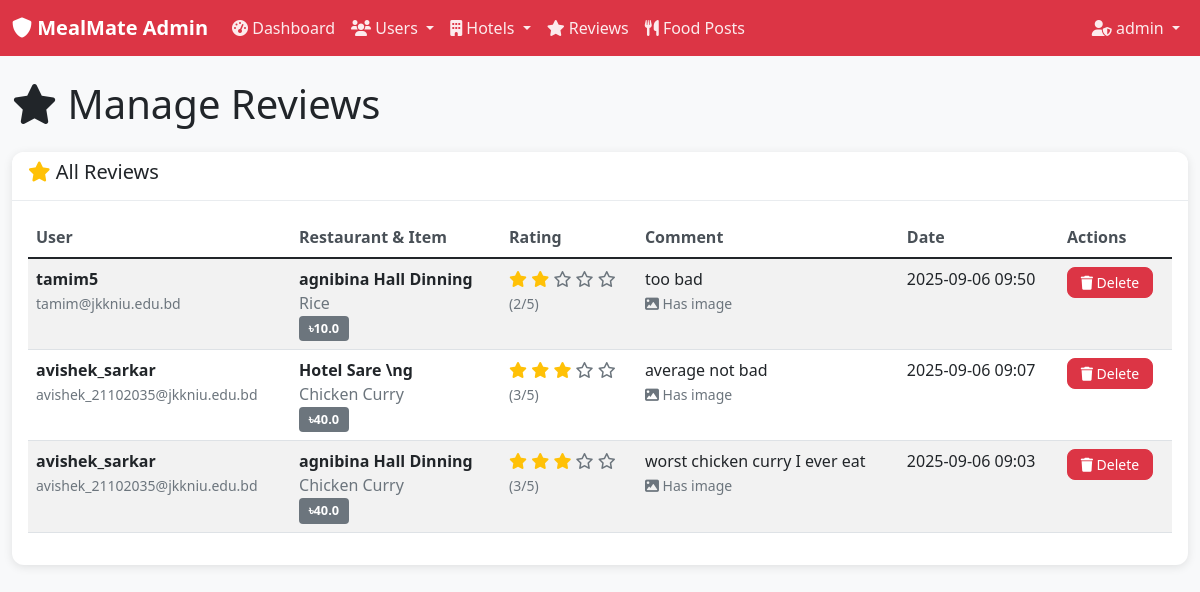
Page /admin/reviews (signed in) on the committed database.
### models.py (models this page shows, shortened)
class Admin(db.Model):
    __tablename__ = 'admins'
    id = db.Column(db.Integer, primary_key=True)
    username = db.Column(db.String(80), unique=True, nullable=False)
    email = db.Column(db.String(120), unique=True, nullable=False)
    password_hash = db.Column(db.String(255), nullable=False)
    created_at = db.Column(db.DateTime, default=datetime.utcnow)
    is_active = db.Column(db.Boolean, default=True)
    is_super_admin = db.Column(db.Boolean, default=False)

class Review(db.Model):
    __tablename__ = 'reviews'
    id = db.Column(db.Integer, primary_key=True)
    user_id = db.Column(db.Integer, db.ForeignKey('users.id'), nullable=False)
    menu_item_id = db.Column(db.Integer, db.ForeignKey('menu_items.id'), nullable=False)
    rating = db.Column(db.Integer, nullable=False)  # 1-5 stars
    comment = db.Column(db.Text, nullable=True)
    image_url = db.Column(db.String(255), nullable=True)
    created_at = db.Column(db.DateTime, default=datetime.utcnow)
    expires_at = db.Column(db.DateTime, default=lambda: datetime.utcnow() + timedelta(hours=24))
    __table_args__ = (
        db.CheckConstraint('rating >= 1 AND rating <= 5', name='valid_rating'),
        db.UniqueConstraint('user_id', 'menu_item_id', name='unique_user_review'),
    )

class User(db.Model):
    __tablename__ = 'users'
    id = db.Column(db.Integer, primary_key=True)
    username = db.Column(db.String(80), unique=True, nullable=False)
    reg_number = db.Column(db.String(20), unique=True, nullable=False)
    email = db.Column(db.String(120), unique=True, nullable=False)
    password_hash = db.Column(db.String(255), nullable=False)
    created_at = db.Column(db.DateTime, default=datetime.utcnow)
    is_active = db.Column(db.Boolean, default=True)
    is_approved = db.Column(db.Boolean, default=False)  # Admin approval required
    approved_by = db.Column(db.Integer, db.ForeignKey('admins.id'), nullable=True)
    approved_at = db.Column(db.DateTime, nullable=True)
    reviews = db.relationship('Review', backref='user', lazy=True, cascade='all, delete-orphan')
    food_posts = db.relationship('StudentFoodPost', backref='user', lazy=True, cascade='all, delete-orphan')

class HotelOwner(db.Model):
    __tablename__ = 'hotel_owners'
    id = db.Column(db.Integer, primary_key=True)
    username = db.Column(db.String(80), unique=True, nullable=False)
    email = db.Column(db.String(120), unique=True, nullable=False)
    password_hash = db.Column(db.String(255), nullable=False)
    hotel_name = db.Column(db.String(100), nullable=False)
    hotel_address = db.Column(db.Text, nullable=False)
    contact_number = db.Column(db.String(15), nullable=False)
    license_number = db.Column(db.String(50), nullable=True)
    is_verified = db.Column(db.Boolean, default=False)
    is_approved = db.Column(db.Boolean, default=False)  # Admin approval required
    approved_by = db.Column(db.Integer, db.ForeignKey('admins.id'), nullable=True)
    approved_at = db.Column(db.DateTime, nullable=True)
    created_at = db.Column(db.DateTime, default=datetime.utcnow)
    is_active = db.Column(db.Boolean, default=True)
    menu_items = db.relationship('MenuItem', backref='hotel_owner', lazy=True, cascade='all, delete-orphan')

class MenuItem(db.Model):
    __tablename__ = 'menu_items'
    id = db.Column(db.Integer, primary_key=True)
    hotel_owner_id = db.Column(db.Integer, db.ForeignKey('hotel_owners.id'), nullable=False)
    item_name = db.Column(db.String(100), nullable=False)
    description = db.Column(db.Text, nullable=True)
    price = db.Column(db.Float, nullable=False)
    category = db.Column(db.String(50), nullable=False)  # breakfast, lunch, dinner, snacks
    image_url = db.Column(db.String(255), nullable=True)
    is_available = db.Column(db.Boolean, default=True)
    created_at = db.Column(db.DateTime, default=datetime.utcnow)
    expires_at = db.Column(db.DateTime, default=lambda: datetime.utcnow() + timedelta(hours=24))
    reviews = db.relationship('Review', backref='menu_item', lazy=True, cascade='all, delete-orphan')

### app.py (the view)
    @app.route('/admin/reviews')
    def admin_reviews():
        if not require_admin_login():
            return redirect(url_for('admin_login'))
        reviews = Review.query.order_by(Review.created_at.desc()).all()
        return render_template('admin/reviews.html', reviews=reviews, current_admin=get_current_admin())

### templates/admin/reviews.html (shortened to what this page needs)
{% extends "admin/base.html" %}
{% block content %}
<div class="row">
    <div class="col-12">
        <h1 class="mb-4">
            <i class="fas fa-star"></i> Manage Reviews
        </h1>
    </div>
</div>
<div class="row">
    <div class="col-12">
        <div class="card">
            <div class="card-header">
                <h5><i class="fas fa-star text-warning"></i> All Reviews</h5>
            </div>
            <div class="card-body">
                {% if reviews %}
                <div class="table-responsive">
                    <table class="table table-striped">
                        <thead>
                            <tr>
                                <th>User</th>
                                <th>Restaurant & Item</th>
                                <th>Rating</th>
                                <th>Comment</th>
                                <th>Date</th>
                                <th>Actions</th>
                            </tr>
                        </thead>
                        <tbody>
                            {% for review in reviews %}
                            <tr id="review-{{ review.id }}">
                                <td>
                                    <strong>{{ review.user.username }}</strong><br>
                                    <small class="text-muted">{{ review.user.email }}</small>
                                </td>
                                <td>
                                    <strong>{{ review.menu_item.hotel_owner.hotel_name }}</strong><br>
                                    <span class="text-muted">{{ review.menu_item.item_name }}</span><br>
                                    <span class="badge bg-secondary">৳{{ review.menu_item.price }}</span>
                                </td>
                                <td>
                                    <div class="rating">
                                        {% for i in range(1, 6) %}
                                            {% if i <= review.rating %}
                                                <i class="fas fa-star text-warning"></i>
                                            {% else %}
                                                <i class="far fa-star text-muted"></i>
                                            {% endif %}
                                        {% endfor %}
                                        <br>
                                        <small class="text-muted">({{ review.rating }}/5)</small>
                                    </div>
                                </td>
                                <td>
                                    <div class="comment-preview">
                                        {% if review.comment|length > 100 %}
                                            {{ review.comment[:100] }}...
                                        {% else %}
                                            {{ review.comment }}
                                        {% endif %}
                                        {% if review.image_url %}
                                            <br><small class="text-muted"><i class="fas fa-image"></i> Has image</small>
                                        {% endif %}
                                    </div>
                                </td>
                                <td>{{ review.created_at.strftime('%Y-%m-%d %H:%M') }}</td>
                                <td>
                                    <button class="btn btn-danger btn-sm"
                                            onclick="deleteReview({{ review.id }}, '{{ review.user.username }}')">
                                        <i class="fas fa-trash"></i> Delete
                                    </button>
                                </td>
                            </tr>
                            {% endfor %}
                        </tbody>
                    </table>
                </div>
                {% else %}
                <div class="text-center py-5">
                    <i class="fas fa-star fa-3x text-muted mb-3"></i>
                    <h5 class="text-muted">No reviews found</h5>
                    <p class="text-muted">No reviews have been posted yet.</p>
                </div>
                {% endif %}
            </div>
        </div>
    </div>
</div>
{% endblock %}

### templates/admin/base.html (shortened to what this page needs)
<!DOCTYPE html>
<html lang="en">
<head>
    <link href="https://cdn.jsdelivr.net/npm/bootstrap@5.1.3/dist/css/bootstrap.min.css" rel="stylesheet">
    <link rel="stylesheet" href="https://cdnjs.cloudflare.com/ajax/libs/font-awesome/6.0.0/css/all.min.css">
    <link rel="stylesheet" href="{{ url_for('static', filename='css/admin.css') }}">
</head>
<body>
    <nav class="navbar navbar-expand-lg navbar-dark bg-danger">
        <div class="container-fluid">
            <a class="navbar-brand" href="{{ url_for('admin_dashboard') }}">
                <i class="fas fa-shield-alt"></i> MealMate Admin
            </a>
            <div class="collapse navbar-collapse" id="adminNavbar">
                <ul class="navbar-nav me-auto">
                    <li class="nav-item">
                        <a class="nav-link" href="{{ url_for('admin_dashboard') }}">
                            <i class="fas fa-tachometer-alt"></i> Dashboard
                        </a>
                    </li>
                    <li class="nav-item dropdown">
                        <a class="nav-link dropdown-toggle" href="#" id="usersDropdown" role="button" data-bs-toggle="dropdown">
                            <i class="fas fa-users"></i> Users
                        </a>
                    </li>
                    <li class="nav-item dropdown">
                        <a class="nav-link dropdown-toggle" href="#" id="hotelsDropdown" role="button" data-bs-toggle="dropdown">
                            <i class="fas fa-building"></i> Hotels
                        </a>
                    </li>
                    <li class="nav-item">
                        <a class="nav-link" href="{{ url_for('admin_reviews') }}">
                            <i class="fas fa-star"></i> Reviews
                        </a>
                    </li>
                    <li class="nav-item">
                        <a class="nav-link" href="{{ url_for('admin_food_posts') }}">
                            <i class="fas fa-utensils"></i> Food Posts
                        </a>
                    </li>
                </ul>
                <ul class="navbar-nav">
                    <li class="nav-item dropdown">
                        <a class="nav-link dropdown-toggle" href="#" id="adminDropdown" role="button" data-bs-toggle="dropdown">
                            <i class="fas fa-user-shield"></i>
                            {% if current_admin %}{{ current_admin.username }}{% else %}Admin{% endif %}
                        </a>
                    </li>
                </ul>
            </div>
        </div>
    </nav>
    <div class="container-fluid mt-4">
        {% block content %}{% endblock %}
    </div>
</body>
</html>

### static/css/admin.css (style rules this page uses)
body { background-color: #f8f9fa; }
.navbar-brand { font-weight: bold; }
.navbar-nav .nav-link { font-weight: 500; color: rgba(255, 255, 255, 0.9) !important; }
.card { border: none; border-radius: 12px; box-shadow: 0 2px 10px rgba(0, 0, 0, 0.1); margin-bottom: 1.5rem; }
.card-header { background-color: white; border-bottom: 1px solid #e9ecef; border-radius: 12px 12px 0 0 !important; font-weight: 600; }
.table th { font-weight: 600; color: #495057; border-top: none; }
.badge { font-size: 0.8rem; padding: 0.4rem 0.6rem; }
.btn { border-radius: 8px; font-weight: 500; }
.btn-sm { padding: 0.25rem 0.8rem; font-size: 0.875rem; }
.table-responsive { border-radius: 8px; }
.badge.bg-secondary { background-color: #6c757d !important; }

### rows in the picture
Admin: username "admin"
Review: user.username "tamim5", user.email "tamim@jkkniu.edu.bd", menu_item.hotel_owner.hotel_name "agnibina Hall Dinning", menu_item.item_name "Rice", menu_item.price "10.0", rating "2", comment "too bad", shows "Has image", created_at "2025-09-06 09:50"
Review: user.username "avishek_sarkar", user.email "avishek_21102035@jkkniu.edu.bd", menu_item.hotel_owner.hotel_name "Hotel Sare \\ng", menu_item.item_name "Chicken Curry", menu_item.price "40.0", rating "3", comment "average not bad", shows "Has image", created_at "2025-09-06 09:07"
Review: user.username "avishek_sarkar", user.email "avishek_21102035@jkkniu.edu.bd", menu_item.hotel_owner.hotel_name "agnibina Hall Dinning", menu_item.item_name "Chicken Curry", menu_item.price "40.0", rating "3", comment "worst chicken curry I ever eat", shows "Has image", created_at "2025-09-06 09:03"
